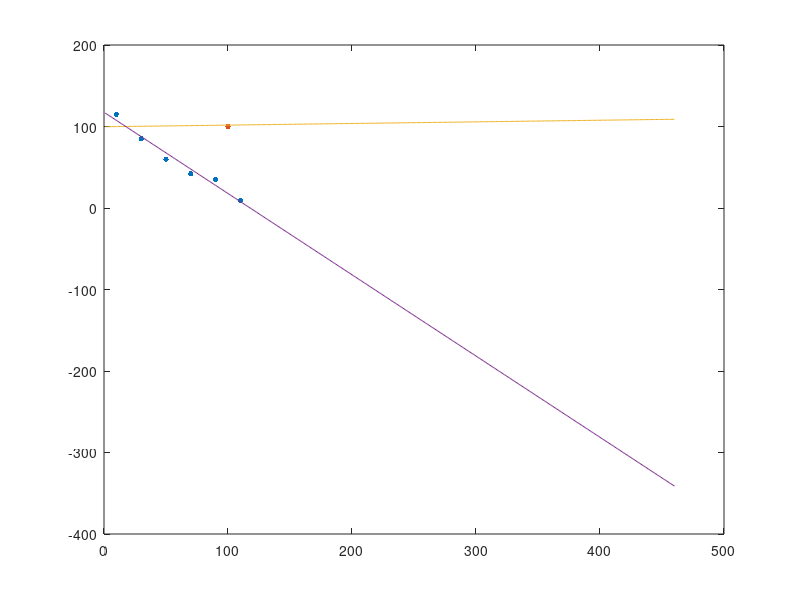

Recreate this plot in MATLAB.
x_points = [10 30 50 70 90 110];
y_points = fliplr([9 35 42 60 85 115]);
plot(x_points, y_points, '.', 'MarkerSize', 12);
hold on;


prms = polyfit(x_points,y_points,1);
rico = prms(1);
b = prms(2);
phi = atand(rico);
if (x_points(end)-x_points(1) < 0 && y_points(end)-y_points(1) < 0)
    actual_orientation = phi - 180;
elseif(x_points(end)-x_points(1) < 0 && y_points(end)-y_points(1) > 0)
    actual_orientation = phi+180;
elseif(x_points(end)-x_points(1) > 0 && y_points(end)-y_points(1) < 0)
    actual_orientation = phi;
else
    actual_orientation = phi;
end

x_samp = [1:460];

endpoint = [100, 100];
plot(endpoint(1), endpoint(2), '.', 'MarkerSize', 12);
plot(0.02*x_samp+99.7);


extended_trend = rico*x_samp  +b;
plot(extended_trend);
% The distance from a point (x_p,y_p) to a line m*x +b is
% |m*x_p-y_p+b|/sqrt(m^2 + 1)
end_dist_difference = abs(rico*endpoint(1) - endpoint(2) + b)/sqrt(rico^2+1);

